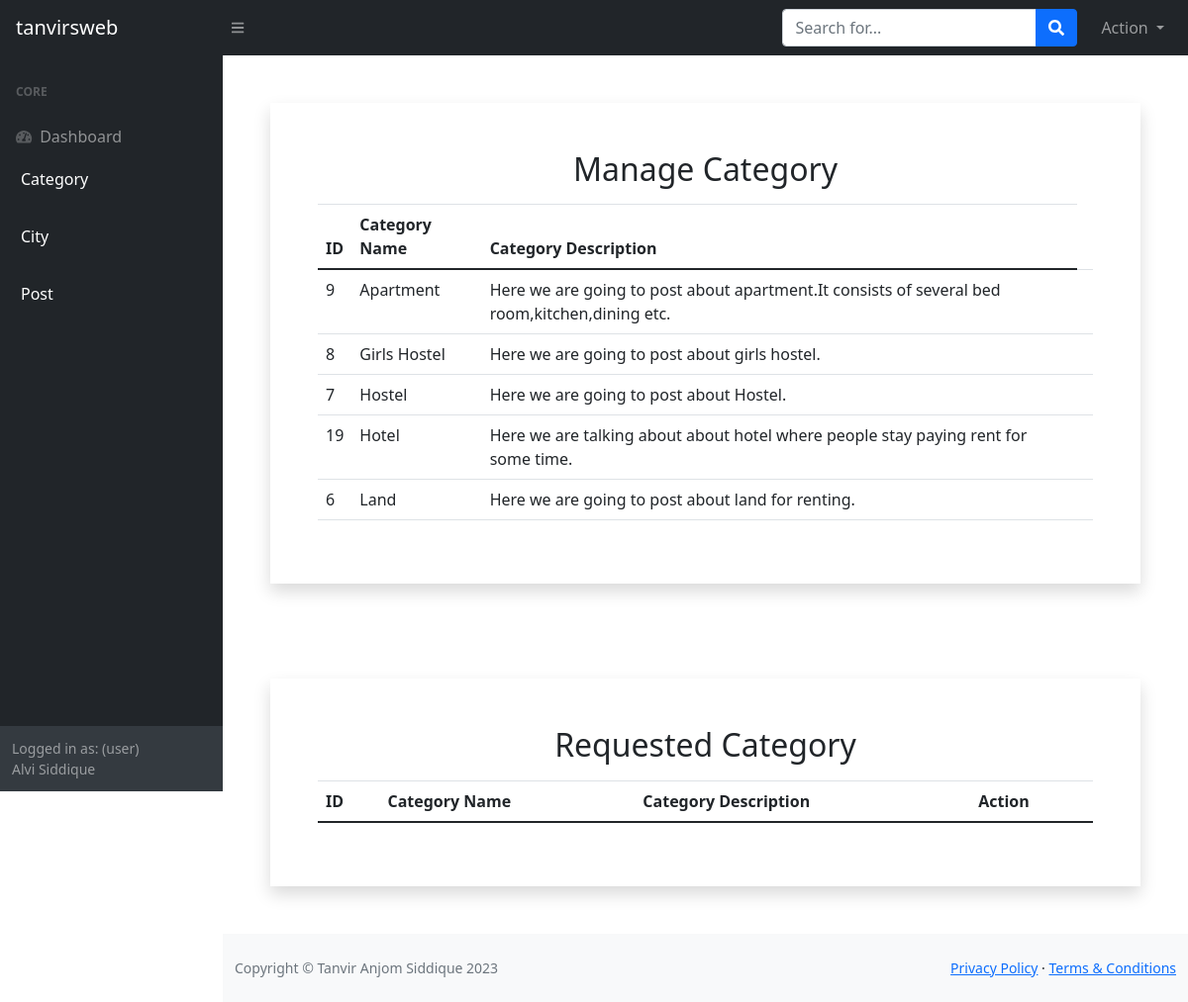
The app's page /Admin/manage_category.php (signed in) with its own data.
### tables this page shows
CREATE TABLE `category` (
  `cat_id` int(255) NOT NULL,
  `cat_name` text NOT NULL,
  `cat_des` text NOT NULL,
  `ctg_author_id` int(11) NOT NULL
);

### Admin/manage_category.php (called while the page is built, shortened)
<?php
    include("template.php");
?>

### Admin/class/function.php (called while the page is built, shortened)
<?php
    class adminBlog{
        private $conn;
        public function __construct(){
            $dbhost='localhost';
            $dbuser='root';
            $dbpass='';
            $dbname='house_renting';
            $this->conn=mysqli_connect($dbhost,$dbuser,$dbpass,$dbname);
        }
        public function display_category(){
            $query="SELECT * FROM category ORDER BY cat_name";
            if(mysqli_query($this->conn,$query)){
                $category=mysqli_query($this->conn,$query);
                return $category;
            }
        }
    }
?>

### Admin/view/manage_category_view.php (the view, shortened to what this page needs)
<?php
    $catdata=$obj->display_category();
?>
<div class="shadow m-5 p-5">
    <h2 class="text-center mb-3">Manage Category</h2>
    <table class="table">
        <thead>
            <tr>
                <th>ID</th>
                <th>Category Name</th>
                <th>Category Description</th>
            </tr>
        </thead>
        <tbody>
            <?php
                foreach($catdata as $cat){ ?>
                <tr>
                    <td> <?php echo $cat['cat_id']; ?> </td>
                    <td> <?php echo $cat['cat_name']; ?> </td>
                    <td> <?php echo $cat['cat_des']; ?> </td>
                    <td>
                    </td>
                </tr>
            <?php } ?>
        </tbody>
    </table>
</div>
<div class="shadow m-5 p-5">
    <h2 class="text-center mb-3">Requested Category</h2>
    <table class="table">
        <thead>
            <tr>
                <th>ID</th>
                <th>Category Name</th>
                <th>Category Description</th>
                <th>Action</th>
            </tr>
        </thead>
    </table>
</div>

### records on screen
category: cat_id "9", cat_name "Apartment", cat_des "Here we are going to post about apartment.It consists of several bed room,kitchen,dining etc."
category: cat_id "8", cat_name "Girls Hostel", cat_des "Here we are going to post about girls hostel."
category: cat_id "7", cat_name "Hostel", cat_des "Here we are going to post about Hostel."
category: cat_id "19", cat_name "Hotel", cat_des "Here we are talking about about hotel where people stay paying rent for some time."
category: cat_id "6", cat_name "Land", cat_des "Here we are going to post about land for renting."

### other values on screen
$_SESSION['person'] "user"
$_SESSION['person_name'] "Alvi Siddique"
